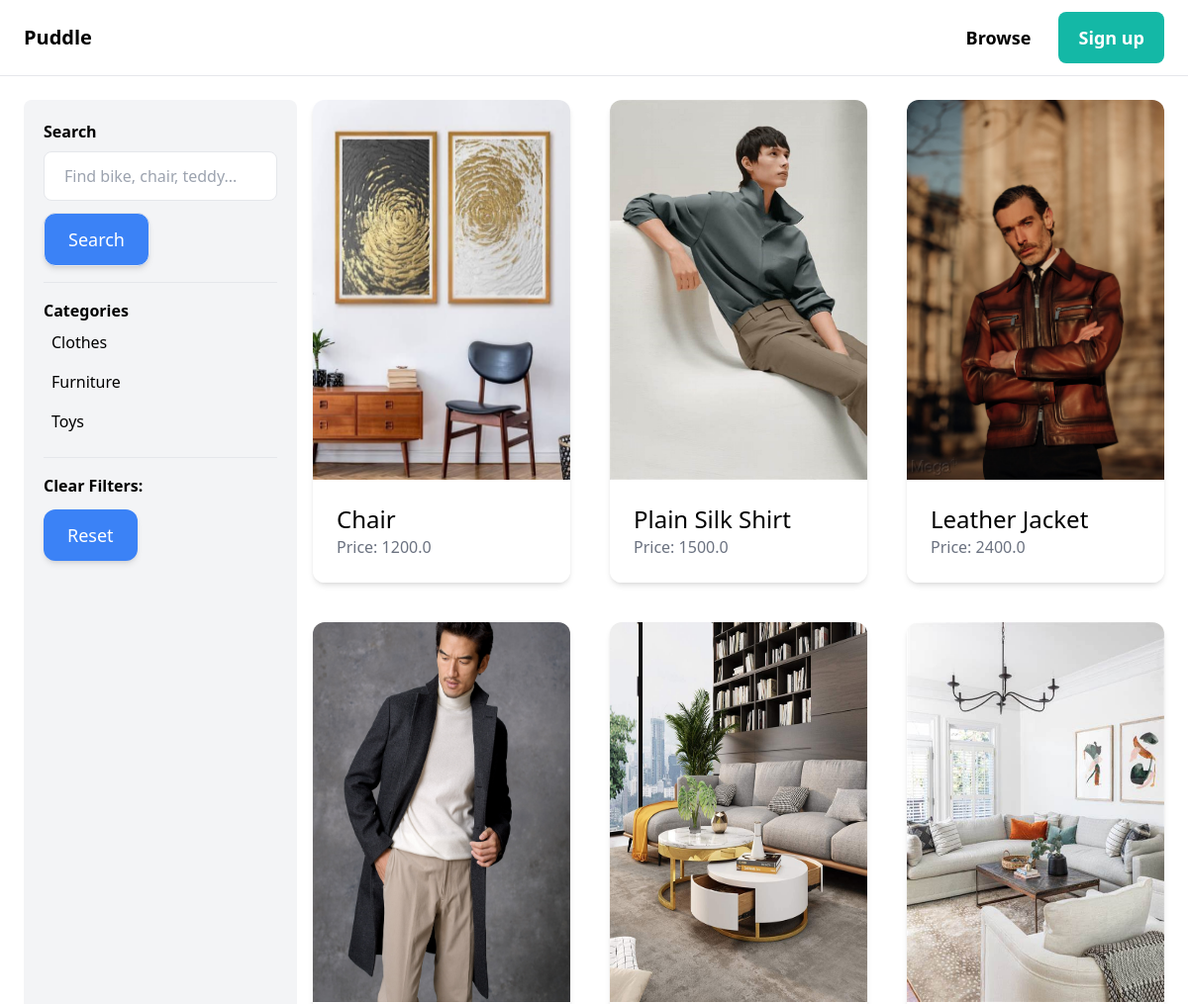
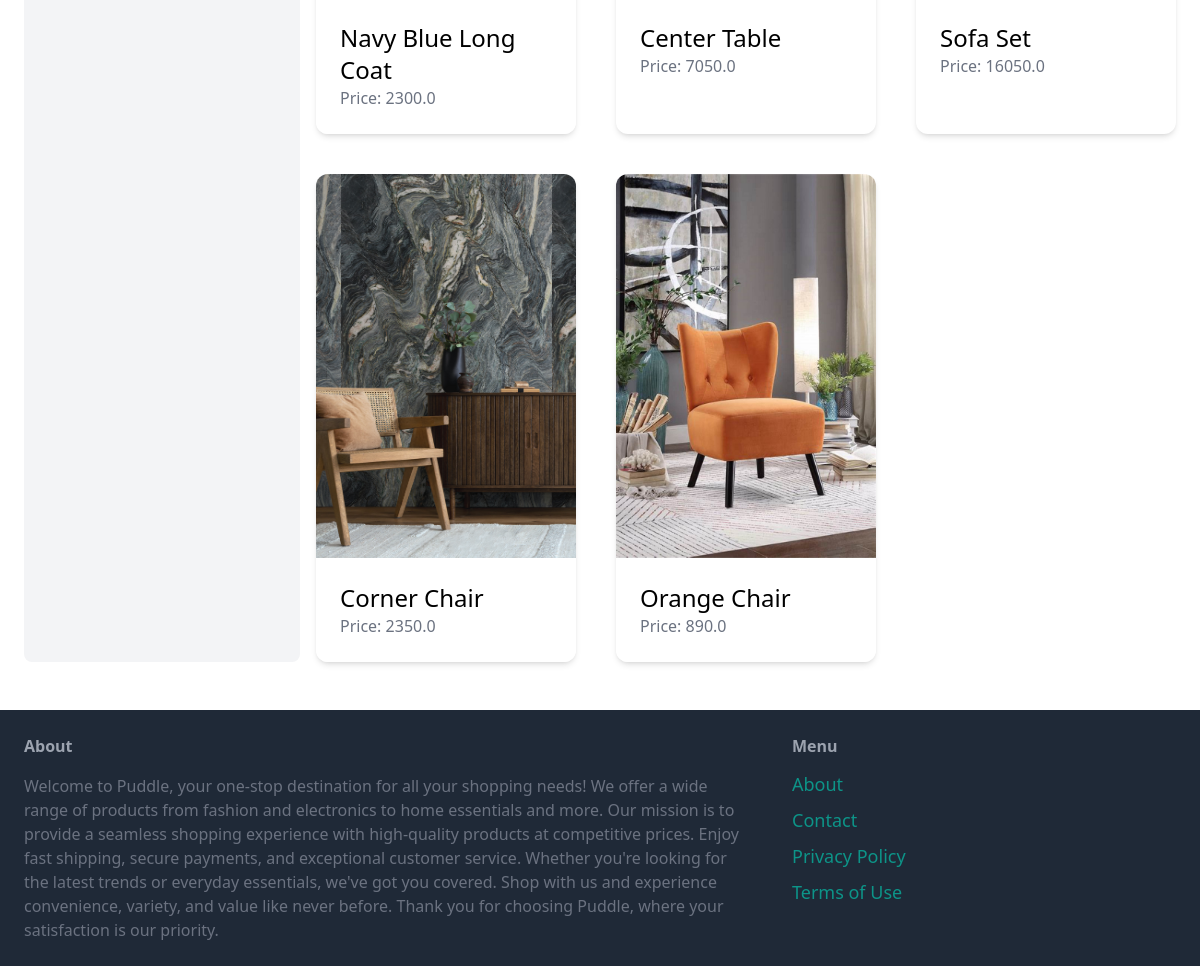
The app's page /items/ with its own data (2 pictures, top to bottom).
### item/models.py (models this page shows, shortened)
class Category(models.Model):
    name = models.CharField(max_length=255)
    class Meta:
        ordering =('name',)
        verbose_name_plural = 'Categories'

class Item(models.Model):
    category = models.ForeignKey(Category, related_name='items', on_delete=models.CASCADE)
    name = models.CharField(max_length=255)
    description = models.TextField(blank=True, null=True)
    price = models.FloatField()
    image = models.ImageField(upload_to='item_images', blank=True, null=True)
    is_sold=models.BooleanField(default=False)
    created_by=models.ForeignKey(User, related_name='items', on_delete=models.CASCADE)
    created_at= models.DateTimeField(auto_now_add=True)

### item/views.py (the view)
# urls.py: path('', views.items, name='items'),
def items(request):
    query = request.GET.get('query', '')
    category_id = request.GET.get('category', 0)
    categories = Category.objects.all()
    items = Item.objects.filter(is_sold=False)
    if category_id:
        items= items.filter(category_id=category_id)
    if query:
        items = items.filter(Q(name__icontains=query) | Q(description__icontains=query))
    return render(request, 'item/items.html', {
        'items': items,
        'query': query,
        'categories': categories,
        'category_id': int(category_id),
    })

### item/templates/item/items.html (shortened to what this page needs)
{% extends 'core/base.html' %}
{% block content %}
    <div class="pb-6 grid grid-cols-4 gap-4">
        <div class="col-span-1 bg-gray-100 p-5 rounded-lg">
            <form method="get" action="{% url 'item:items' %}">
                <p class="font-semibold">Search </p>
                <input name="query" class="w-full mt-2 py-3 px-5 border rounded-lg" type="text" value="{{ query }}" placeholder="Find bike, chair, teddy...">
                <button class="mt-3 py-3 px-6 text-lg border rounded-xl text-white shadow-md bg-blue-500">Search</button>
            </form>
            <hr class="my-4">
            <p class="font-semibold"> Categories
                <ul>
                    {%for category in categories %}
                        <li class="py-2 px-2 rounded-xl{% if category.id == category_id %} bg-gray-300 {% endif %}">
                            <a href="{% url 'item:items' %}?query={{ query }}&category={{ category.id }}">{{ category.name }}</a>
                        </li>
                    {% endfor %}
                </ul>
            <hr class="my-4">
            <p class="font-semibold">Clear Filters: </p>
                <ul>
                    <li><a href="{% url 'item:items' %}" class="mt-3 py-3 px-6 inline-block bg-blue-500 shadow-md text-lg text-white rounded-xl">Reset</a></li>
                </ul>
        </div>
        <div class="col-span-3">
            <div class="grid grid-cols-3 gap-10">
                {% for item in items %}
                    <div class="shadow-md hover:scale-110 rounded-xl">
                        <a href="{% url 'item:detail' item.id %}">
                            <div>
                                <img src="{{ item.image.url }}" class="rounded-t-xl h-96 w-full">
                            </div>
                            <div class="p-6 bg-white rounded-b-xl">
                                <h2 class="text-2xl">{{item.name}}</h2>
                                <p class="text-gray-500">Price: {{item.price}}</p>
                            </div>
                        </a>
                    </div>
                {% endfor %}
            </div>
        </div>
    </div>
{% endblock %}

### records on screen
Category: name "Clothes"
Category: name "Furniture"
Category: name "Toys"
Item: image (picture), name "Chair", price "1200.0"
Item: image (picture), name "Plain Silk Shirt", price "1500.0"
Item: image (picture), name "Leather Jacket", price "2400.0"
Item: image (picture), name "Navy Blue Long Coat", price "2300.0"
Item: image (picture), name "Center Table", price "7050.0"
Item: image (picture), name "Sofa Set", price "16050.0"
Item: image (picture), name "Corner Chair", price "2350.0"
Item: image (picture), name "Orange Chair", price "890.0"
